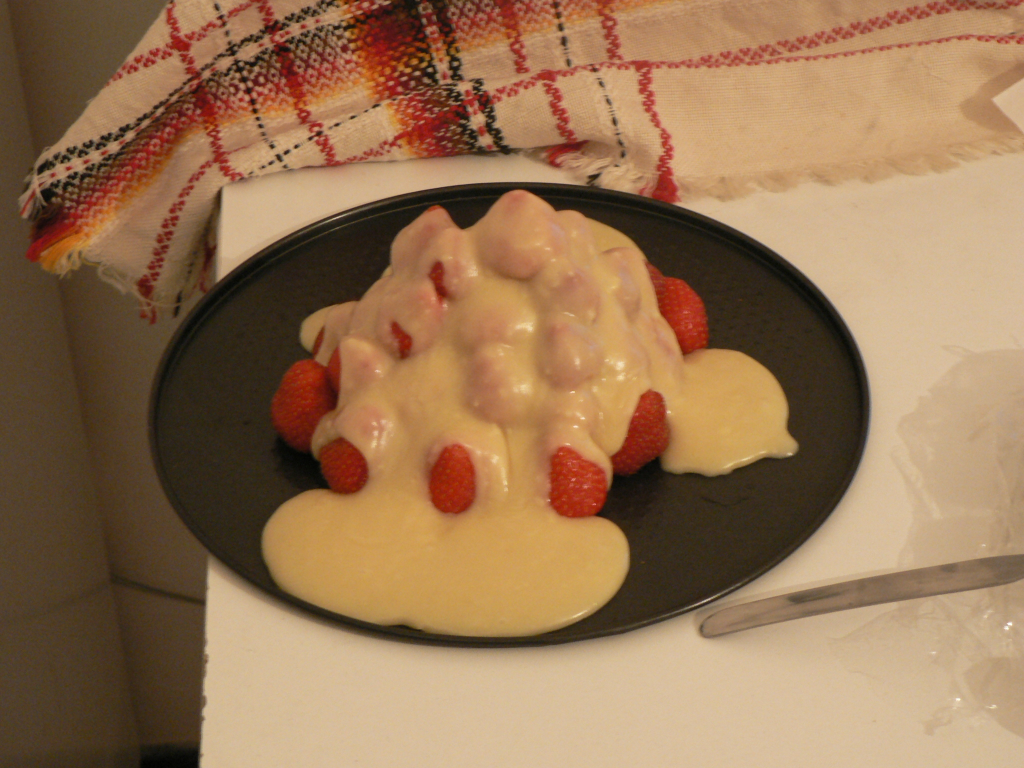
#> input picture images/strawberries.jpg, 2048 x 1536 px (shown at 1/2 size)
$ python example_color_correction.py
#> lines starting #> are read from the running program, lines starting #| are printed output that depends on the picture
#> further down, image is the input picture: shape (1536, 2048, 3); mean R, G, B 151, 116.6, 83.7
### source/image_enhancement.py
#!/usr/bin/env python3
# -*- coding: utf-8 -*-
"""
Created on Fri Jun 19 09:40:58 2020

Image enhancement functions

@author: Vasileios Vonikakis (bbonik@gmail.com)
"""

import math
import numpy as np
from skimage.color import rgb2gray
from skimage import img_as_float
from skimage.exposure import rescale_intensity, adjust_gamma


#TODO: better memory management!!!! Too many copying of images.
#something like "inplace"?


# [840 lines left out: functions _get_pyplot, map_value, get_membership_luts, get_sigmoid_lut, get_photometric_mask, blend_exposures, not called in this run]


# backwards-compatible alias for the original (misspelled) function name
blend_expoures = blend_exposures


# [643 lines left out: functions apply_local_contrast_enhancement, apply_spatial_tonemapping, srgb_to_linear, linear_to_srgb, transfer_graytone_to_color, change_color_saturation, not called in this run]


def correct_colors(image, verbose=False):
    '''
    ---------------------------------------------------------------------------
                    Correct image colors (remove color casts)
    ---------------------------------------------------------------------------

    Implements a simple color correction using the Gray World Color Assumption
    and White Point Correction.

    Related publication:
    Vonikakis, V., Arapakis, I. & Andreadis, I. (2011). Combining Gray-World
    assumption, White-Point correction and power transformation for automatic
    white balance. International Workshop on Advanced Image Technology (IWAIT),
    paper number 1569353295, Jakarta Indonesia.

    INPUTS
    ------
    image: numpy array of WxHx3 of uint8 [0,255]
        Input color image.
    verbose: boolean
        Display outputs.

    OUTPUT
    ------
    image_out: numpy array of WxHx3 of float [0,1]
        Output image with adjusted colors.

    '''
#> called with verbose = False

    image_out = img_as_float(image.copy())  # [0,1]

#    # simple gray world color correction
#    image_out[:,:,0] = (image_out[:,:,0] / image_out[:,:,0].mean()) * 0.5
#    image_out[:,:,1] = (image_out[:,:,1] / image_out[:,:,1].mean()) * 0.5
#    image_out[:,:,2] = (image_out[:,:,2] / image_out[:,:,2].mean()) * 0.5

    # mean of all channels
    image_mean = (image_out[:,:,0].mean() +
                  image_out[:,:,1].mean() +
                  image_out[:,:,2].mean()) / 3
#> image_mean = 0.459

    # logarithm base to which each channel will be raised
    base_r = image_out[:,:,0].mean() / image_out[:,:,0].max()
#> base_r = 0.592
    base_g = image_out[:,:,1].mean() / image_out[:,:,1].max()
#> base_g = 0.457
    base_b = image_out[:,:,2].mean() / image_out[:,:,2].max()
#> base_b = 0.331

    # the power to which each channel will be raised
    # (a base outside (0,1) means a degenerate/constant channel, for which
    # the logarithm is undefined; leave such channels unchanged with power 1)
    power_r = math.log(image_mean, base_r) if 0 < base_r < 1 else 1.0
#> power_r = 1.49
    power_g = math.log(image_mean, base_g) if 0 < base_g < 1 else 1.0
#> power_g = 0.995
    power_b = math.log(image_mean, base_b) if 0 < base_b < 1 else 1.0
#> power_b = 0.703

    # separately applying different color correction powers to each channel
    image_out[:,:,0] = (image_out[:,:,0] / image_out[:,:,0].max()) ** power_r
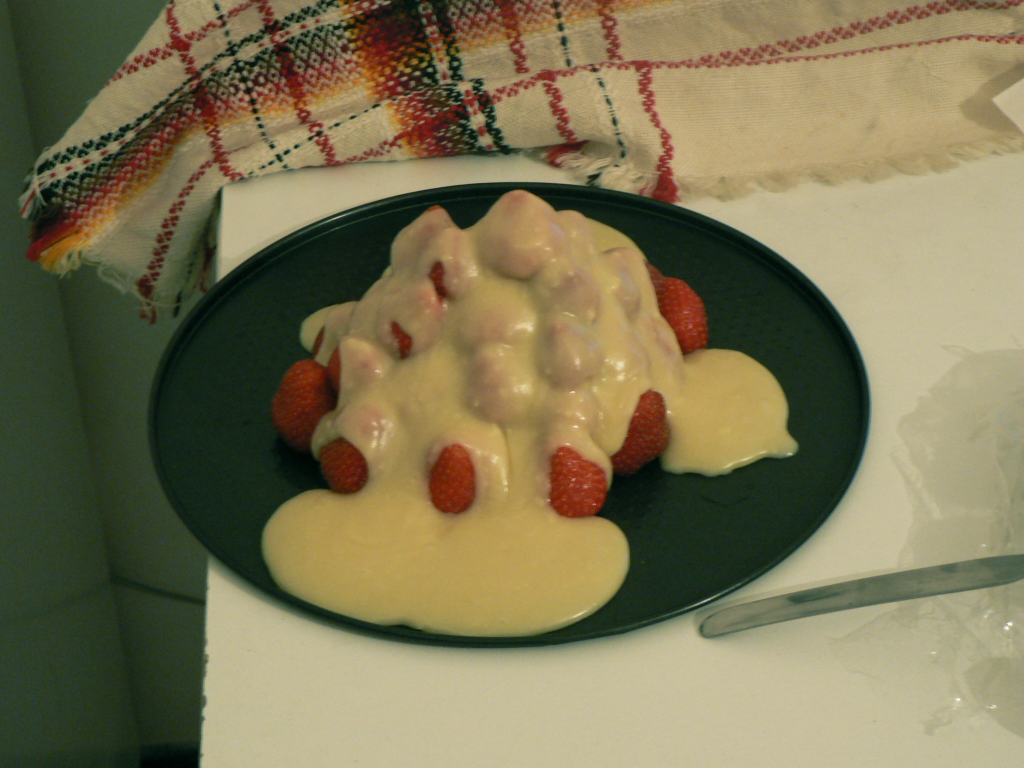
#> image_out: shape (1536, 2048, 3) float64 (shown at 1/2 size); mean R, G, B 0.491, 0.457, 0.328
    image_out[:,:,1] = (image_out[:,:,1] / image_out[:,:,1].max()) ** power_g
    image_out[:,:,2] = (image_out[:,:,2] / image_out[:,:,2].max()) ** power_b
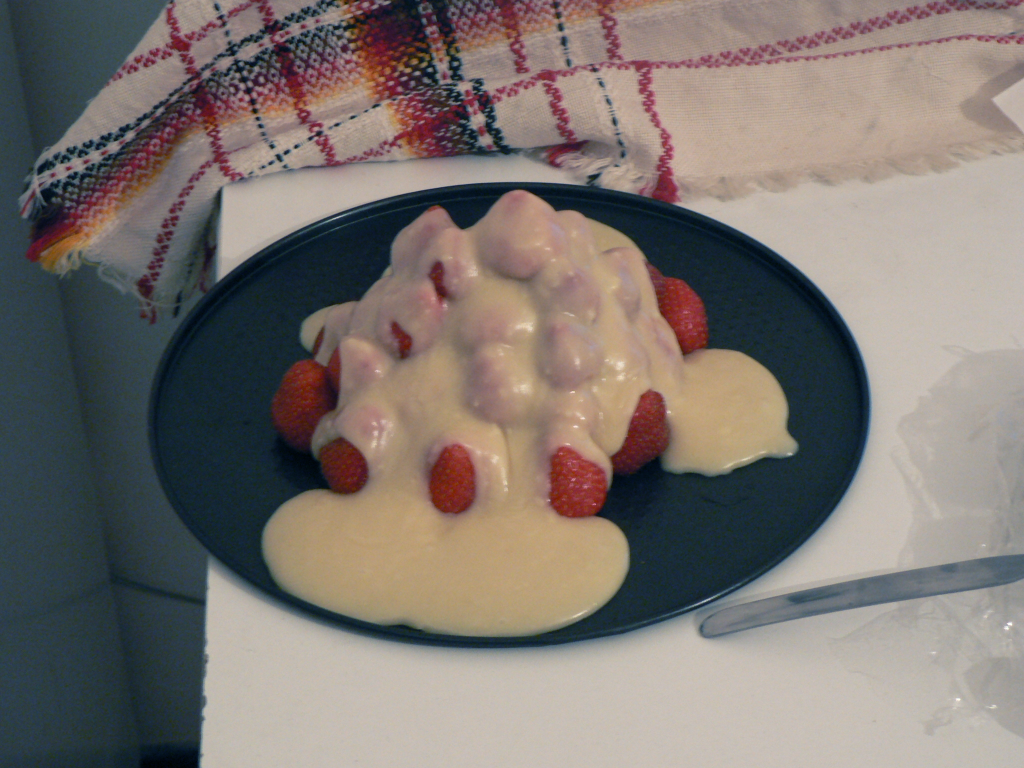
#> image_out: shape (1536, 2048, 3) float64 (shown at 1/2 size); mean R, G, B 0.491, 0.459, 0.44

    if verbose is True:

        plt = _get_pyplot()
        plt.figure()
        plt.subplot(1,2,1)
        plt.imshow(image)
        plt.title('Input image')
        plt.axis('off')

        plt.subplot(1,2,2)
        plt.imshow(image_out, vmin=0, vmax=1)
        plt.title('Corrected colors')
        plt.axis('off')

        plt.tight_layout()
        plt.suptitle('Gray world color correction')
        plt.show()

    return image_out


# [312 lines left out: functions adjust_brightness, enhance_image, not called in this run]


# def fuse_exposures(ls_images):


# [36 lines that do not run on import are left out]


### source/example_color_correction.py
#!/usr/bin/env python3
# -*- coding: utf-8 -*-
"""
Created on Wed Jul 29 11:35:49 2020

Example: color correction (white balance)

@author: Vasileios Vonikakis (bbonik@gmail.com)
"""


import imageio.v2 as imageio
import matplotlib.pyplot as plt
from image_enhancement import correct_colors


if __name__=="__main__":


    # select an image
    filename = "../images/strawberries.jpg"
    # [4 lines of commented-out code are left out]

    image = imageio.imread(filename)  # load image

    image_enhanced = correct_colors(image, verbose=False)

    # display results
    plt.figure(figsize=(7,3))
    plt.subplot(1,2,1)
    plt.imshow(image, vmin=0, vmax=255)
    plt.title('Input image')
    plt.axis('off')
    plt.tight_layout()

    plt.subplot(1,2,2)
    plt.imshow(image_enhanced, vmin=0, vmax=1)
    plt.title('Corrected colors')
    plt.axis('off')
    plt.tight_layout()

    plt.show()
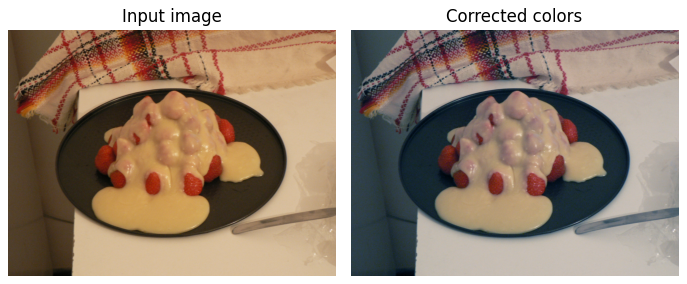
#> figure drawn by matplotlib, 2 panels

$ run again, with images/napoleon.jpg copied over images/strawberries.jpg
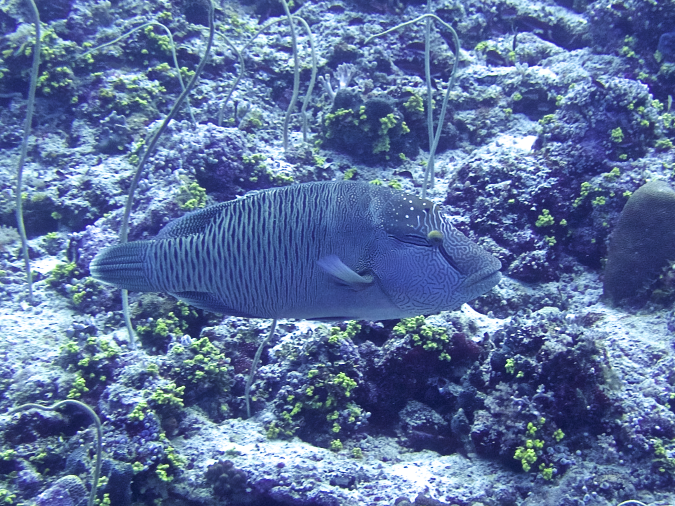
#> input picture images/napoleon.jpg, 1350 x 1012 px (shown at 1/2 size)
#> image is the input picture: shape (1012, 1350, 3); mean R, G, B 93.1, 114, 158.6
#> image_mean = 0.478
#> base_r = 0.365
#> base_g = 0.447
#> base_b = 0.622
#> power_r = 0.733
#> power_g = 0.917
#> power_b = 1.55
#> in correct_colors, `image_out[:,:,2] = (image_out[:,:,2] / image_out[:,:,2].max()) ** powe..`:
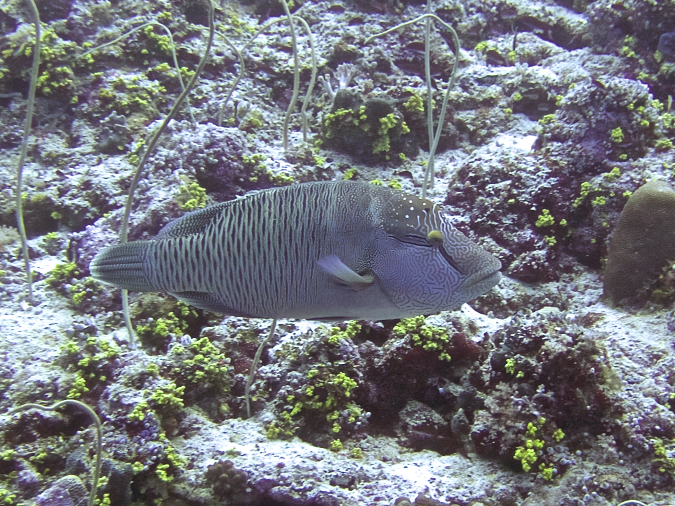
#> image_out: shape (1012, 1350, 3) float64 (shown at 1/2 size); mean R, G, B 0.463, 0.473, 0.498
#> `plt.show()`:
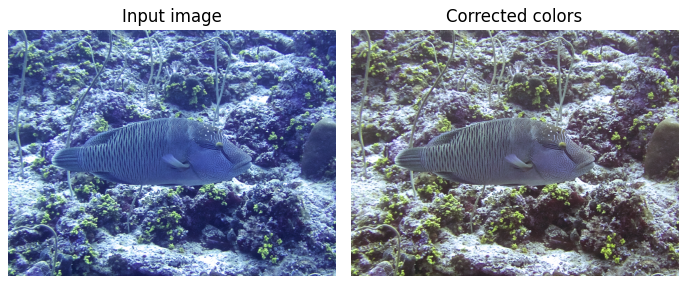
#> figure drawn by matplotlib, 2 panels

$ run again, with images/underwater1.jpg copied over images/strawberries.jpg
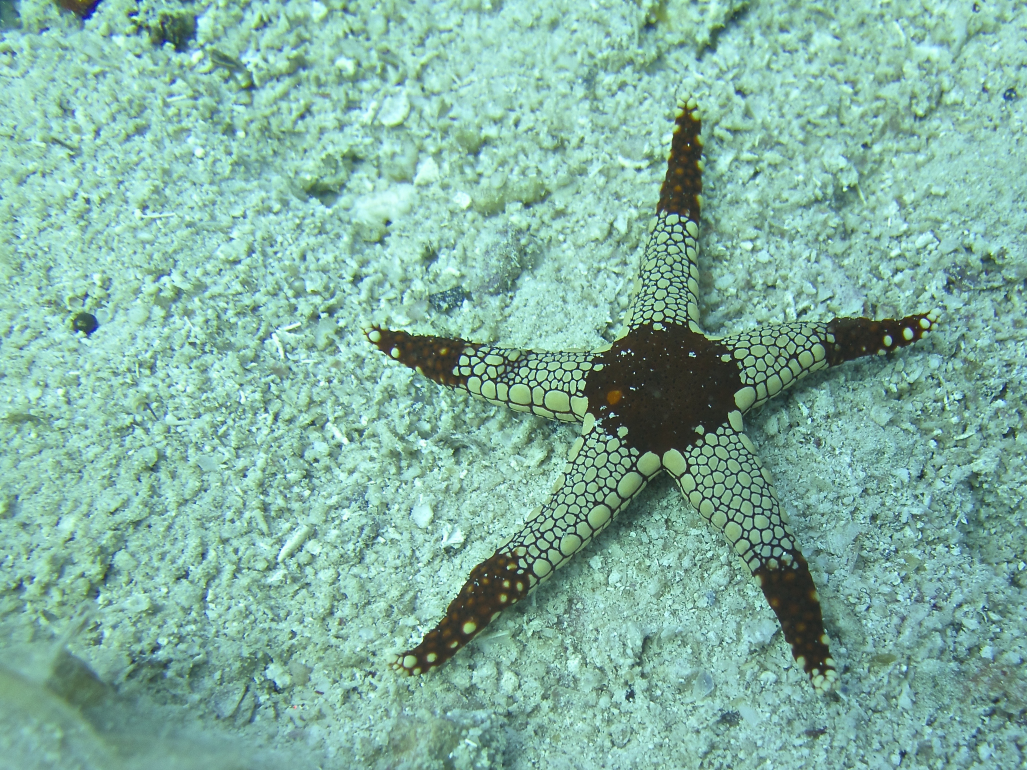
#> input picture images/underwater1.jpg, 3081 x 2310 px (shown at 1/3 size)
#> image is the input picture: shape (2310, 3081, 3); mean R, G, B 130.7, 178.1, 161.8
#> image_mean = 0.615
#> base_r = 0.512
#> base_g = 0.699
#> base_b = 0.635
#> power_r = 0.727
#> power_g = 1.35
#> power_b = 1.07
#> in correct_colors, `image_out[:,:,1] = (image_out[:,:,1] / image_out[:,:,1].max()) ** powe..`:
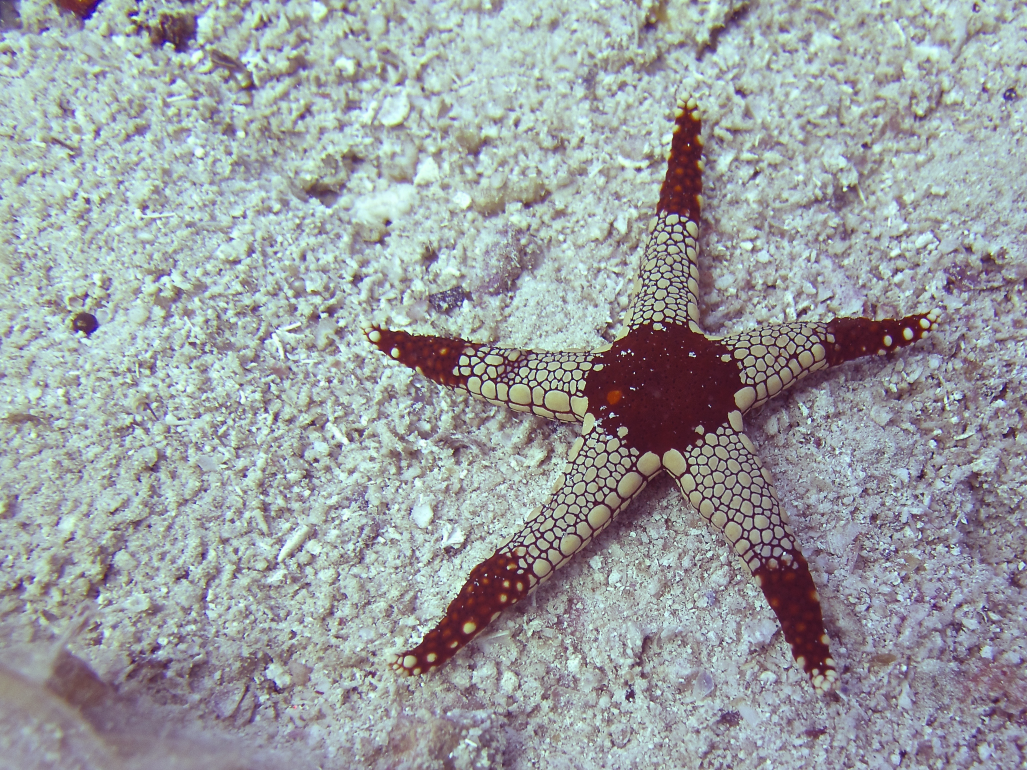
#> image_out: shape (2310, 3081, 3) float64 (shown at 1/3 size); mean R, G, B 0.609, 0.627, 0.635
#> `plt.show()`:
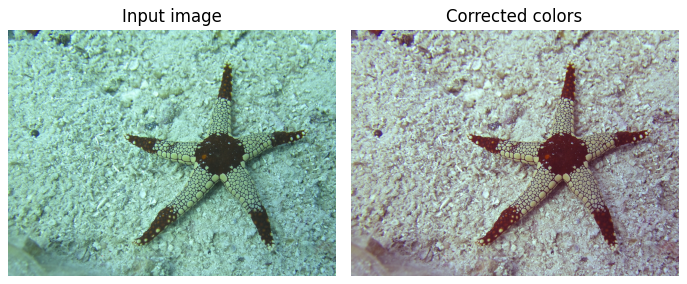
#> figure drawn by matplotlib, 2 panels
